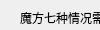
          <widget class="QWidget" name="step5_page2">
           <property name="geometry">
            <rect>
             <x>0</x>
             <y>0</y>
             <width>100</width>
             <height>30</height>
            </rect>
           </property>
           <attribute name="label">
            <string>解法公式 &lt;---</string>
           </attribute>
           <widget class="QLabel" name="step5_page2_label2">
            <property name="geometry">
             <rect>
              <x>30</x>
              <y>40</y>
              <width>711</width>
              <height>131</height>
             </rect>
            </property>
            <property name="text">
             <string/>
            </property>
            <property name="pixmap">
             <pixmap resource="resources.qrc">:/qrc/5-1.jpg</pixmap>
            </property>
            <property name="scaledContents">
             <bool>true</bool>
            </property>
           </widget>
           <widget class="QLabel" name="step5_page2_label1">
            <property name="geometry">
             <rect>
              <x>20</x>
              <y>10</y>
              <width>791</width>
              <height>16</height>
             </rect>
            </property>
            <property name="font">
             <font>
              <pointsize>9</pointsize>
              <weight>50</weight>
              <bold>false</bold>
             </font>
            </property>
            <property name="styleSheet">
             <string notr="true">border-image: url(:/qrc/bai.JPG);</string>
            </property>
            <property name="text">
             <string>魔方七种情况需按下图方向摆放，情形1、2直接使用对应公式；情况3、4、5、6、7按情形1公式即可换成情形1或情形2，再按对应公式即可复原该步:</string>
            </property>
           </widget>
           <widget class="QLabel" name="step5_page2_label3">
            <property name="geometry">
             <rect>
              <x>20</x>
              <y>190</y>
              <width>201</width>
              <height>16</height>
             </rect>
            </property>
            <property name="font">
             <font>
              <pointsize>9</pointsize>
              <weight>50</weight>
              <bold>false</bold>
             </font>
            </property>
            <property name="styleSheet">
             <string notr="true">border-image: url(:/qrc/bai.JPG);</string>
            </property>
            <property name="text">
             <string>&lt;html&gt;&lt;head/&gt;&lt;body&gt;&lt;p&gt;对于情形 1 公式如下 :（小鱼1公式）&lt;/p&gt;&lt;/body&gt;&lt;/html&gt;</string>
            </property>
           </widget>
           <widget class="QLabel" name="step5_page2_label4">
            <property name="geometry">
             <rect>
              <x>20</x>
              <y>300</y>
              <width>201</width>
              <height>16</height>
             </rect>
            </property>
            <property name="font">
             <font>
              <pointsize>9</pointsize>
              <weight>50</weight>
              <bold>false</bold>
             </font>
            </property>
            <property name="styleSheet">
             <string notr="true">border-image: url(:/qrc/bai.JPG);</string>
            </property>
            <property name="text">
             <string>&lt;html&gt;&lt;head/&gt;&lt;body&gt;&lt;p&gt;对于情形 2公式如下 :（小鱼2公式）&lt;/p&gt;&lt;/body&gt;&lt;/html&gt;</string>
            </property>
           </widget>
           <widget class="QPushButton" name="btn_5_8">
            <property name="geometry">
             <rect>
              <x>250</x>
              <y>430</y>
              <width>141</width>
              <height>41</height>
             </rect>
            </property>
            <property name="font">
             <font>
              <pointsize>12</pointsize>
             </font>
            </property>
            <property name="styleSheet">
             <string notr="true">background-color: rgb(255, 255, 255);</string>
            </property>
            <property name="text">
             <string>视频演示</string>
            </property>
           </widget>
           <widget class="QPushButton" name="btn_5_10">
            <property name="geometry">
             <rect>
              <x>470</x>
              <y>430</y>
              <width>141</width>
              <height>41</height>
             </rect>
            </property>
            <property name="font">
             <font>
              <pointsize>12</pointsize>
             </font>
            </property>
            <property name="styleSheet">
             <string notr="true">background-color: rgb(255, 255, 255);</string>
            </property>
            <property name="text">
             <string>完全复原</string>
            </property>
           </widget>
           <widget class="QLabel" name="step5_page2_label5">
            <property name="geometry">
             <rect>
              <x>60</x>
              <y>210</y>
              <width>81</width>
              <height>81</height>
             </rect>
            </property>
            <property name="frameShape">
             <enum>QFrame::Box</enum>
            </property>
            <property name="text">
             <string/>
            </property>
            <property name="pixmap">
             <pixmap resource="resources.qrc">:/qrc/jibenbuzhou8.jpg</pixmap>
            </property>
            <property name="scaledContents">
             <bool>true</bool>
            </property>
           </widget>
           <widget class="QLabel" name="step5_page2_label6">
            <property name="geometry">
             <rect>
              <x>140</x>
              <y>210</y>
              <width>81</width>
              <height>81</height>
             </rect>
            </property>
            <property name="frameShape">
             <enum>QFrame::Box</enum>
            </property>
            <property name="text">
             <string/>
            </property>
            <property name="pixmap">
             <pixmap resource="resources.qrc">:/qrc/jibenbuzhou7.jpg</pixmap>
            </property>
            <property name="scaledContents">
             <bool>true</bool>
            </property>
           </widget>
           <widget class="QLabel" name="step5_page2_label7">
            <property name="geometry">
             <rect>
              <x>220</x>
              <y>210</y>
              <width>81</width>
              <height>81</height>
             </rect>
            </property>
            <property name="frameShape">
             <enum>QFrame::Box</enum>
            </property>
            <property name="text">
             <string/>
            </property>
            <property name="pixmap">
             <pixmap resource="resources.qrc">:/qrc/jibenbuzhou6.jpg</pixmap>
            </property>
            <property name="scaledContents">
             <bool>true</bool>
            </property>
           </widget>
           <widget class="QLabel" name="step5_page2_label8">
            <property name="geometry">
             <rect>
              <x>300</x>
              <y>210</y>
              <width>81</width>
              <height>81</height>
             </rect>
            </property>
            <property name="frameShape">
             <enum>QFrame::Box</enum>
            </property>
            <property name="text">
             <string/>
            </property>
            <property name="pixmap">
             <pixmap resource="resources.qrc">:/qrc/jibenbuzhou7.jpg</pixmap>
            </property>
            <property name="scaledContents">
             <bool>true</bool>
            </property>
           </widget>
           <widget class="QLabel" name="step5_page2_label9">
            <property name="geometry">
             <rect>
              <x>380</x>
              <y>210</y>
              <width>81</width>
              <height>81</height>
             </rect>
            </property>
            <property name="frameShape">
             <enum>QFrame::Box</enum>
            </property>
            <property name="text">
             <string/>
            </property>
            <property name="pixmap">
             <pixmap resource="resources.qrc">:/qrc/jibenbuzhou8.jpg</pixmap>
            </property>
            <property name="scaledContents">
             <bool>true</bool>
            </property>
           </widget>
           <widget class="QLabel" name="step5_page2_label10">
            <property name="geometry">
             <rect>
              <x>460</x>
              <y>210</y>
              <width>81</width>
              <height>81</height>
             </rect>
            </property>
            <property name="frameShape">
             <enum>QFrame::Box</enum>
            </property>
            <property name="text">
             <string/>
            </property>
            <property name="pixmap">
             <pixmap resource="resources.qrc">:/qrc/jibenbuzhou18.jpg</pixmap>
            </property>
            <property name="scaledContents">
             <bool>true</bool>
            </property>
           </widget>
           <widget class="QLabel" name="step5_page2_label11">
            <property name="geometry">
             <rect>
              <x>540</x>
              <y>210</y>
              <width>81</width>
              <height>81</height>
             </rect>
            </property>
            <property name="frameShape">
             <enum>QFrame::Box</enum>
            </property>
            <property name="text">
             <string/>
            </property>
            <property name="pixmap">
             <pixmap resource="resources.qrc">:/qrc/jibenbuzhou6.jpg</pixmap>
            </property>
            <property name="scaledContents">
             <bool>true</bool>
            </property>
           </widget>
           <widget class="QLabel" name="step5_page2_label12">
            <property name="geometry">
             <rect>
              <x>60</x>
              <y>320</y>
              <width>81</width>
              <height>81</height>
             </rect>
            </property>
            <property name="frameShape">
             <enum>QFrame::Box</enum>
            </property>
            <property name="text">
             <string/>
            </property>
            <property name="pixmap">
             <pixmap resource="resources.qrc">:/qrc/jibenbuzhou4.jpg</pixmap>
            </property>
            <property name="scaledContents">
             <bool>true</bool>
            </property>
           </widget>
           <widget class="QLabel" name="step5_page2_label13">
            <property name="geometry">
             <rect>
              <x>140</x>
              <y>320</y>
              <width>81</width>
              <height>81</height>
             </rect>
            </property>
            <property name="frameShape">
             <enum>QFrame::Box</enum>
            </property>
            <property name="text">
             <string/>
            </property>
            <property name="pixmap">
             <pixmap resource="resources.qrc">:/qrc/jibenbuzhou5.jpg</pixmap>
            </property>
            <property name="scaledContents">
             <bool>true</bool>
            </property>
           </widget>
           <widget class="QLabel" name="step5_page2_label14">
            <property name="geometry">
             <rect>
              <x>220</x>
              <y>320</y>
              <width>81</width>
              <height>81</height>
             </rect>
            </property>
            <property name="frameShape">
             <enum>QFrame::Box</enum>
            </property>
            <property name="text">
             <string/>
            </property>
            <property name="pixmap">
             <pixmap resource="resources.qrc">:/qrc/jibenbuzhou2.jpg</pixmap>
            </property>
            <property name="scaledContents">
             <bool>true</bool>
            </property>
           </widget>
           <widget class="QLabel" name="step5_page2_label15">
            <property name="geometry">
             <rect>
              <x>300</x>
              <y>320</y>
              <width>81</width>
              <height>81</height>
             </rect>
            </property>
            <property name="frameShape">
             <enum>QFrame::Box</enum>
            </property>
            <property name="text">
             <string/>
            </property>
            <property name="pixmap">
             <pixmap resource="resources.qrc">:/qrc/jibenbuzhou5.jpg</pixmap>
            </property>
            <property name="scaledContents">
             <bool>true</bool>
            </property>
           </widget>
           <widget class="QLabel" name="step5_page2_label16">
            <property name="geometry">
             <rect>
              <x>380</x>
              <y>320</y>
              <width>81</width>
              <height>81</height>
             </rect>
            </property>
            <property name="frameShape">
             <enum>QFrame::Box</enum>
            </property>
            <property name="text">
             <string/>
            </property>
            <property name="pixmap">
             <pixmap resource="resources.qrc">:/qrc/jibenbuzhou16.jpg</pixmap>
            </property>
            <property name="scaledContents">
             <bool>true</bool>
            </property>
           </widget>
           <widget class="QLabel" name="step5_page2_label17">
            <property name="geometry">
             <rect>
              <x>460</x>
              <y>320</y>
              <width>81</width>
              <height>81</height>
             </rect>
            </property>
            <property name="frameShape">
             <enum>QFrame::Box</enum>
            </property>
            <property name="text">
             <string/>
            </property>
            <property name="pixmap">
             <pixmap resource="resources.qrc">:/qrc/jibenbuzhou17.jpg</pixmap>
            </property>
            <property name="scaledContents">
             <bool>true</bool>
            </property>
           </widget>
           <widget class="QLabel" name="step5_page2_label18">
            <property name="geometry">
             <rect>
              <x>540</x>
              <y>320</y>
              <width>81</width>
              <height>81</height>
             </rect>
            </property>
            <property name="frameShape">
             <enum>QFrame::Box</enum>
            </property>
            <property name="text">
             <string/>
            </property>
            <property name="pixmap">
             <pixmap resource="resources.qrc">:/qrc/jibenbuzhou2.jpg</pixmap>
            </property>
            <property name="scaledContents">
             <bool>true</bool>
            </property>
           </widget>
          </widget>
